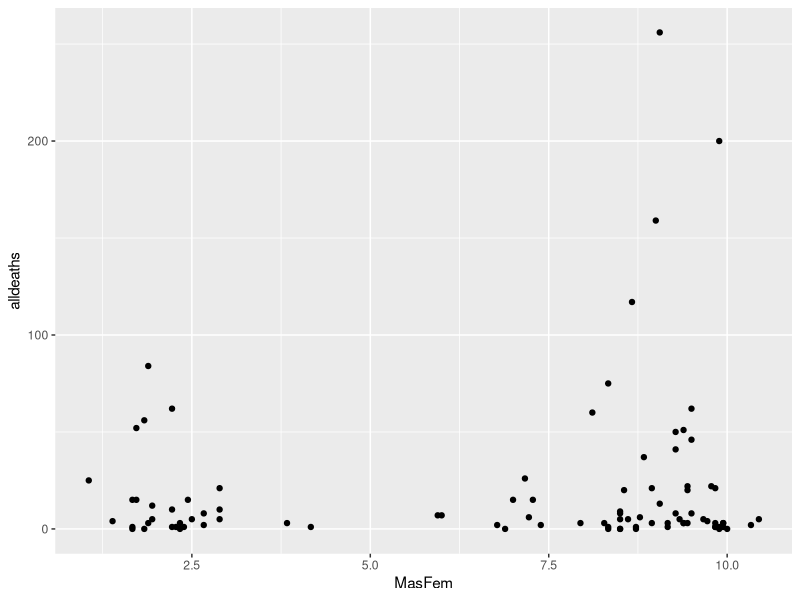
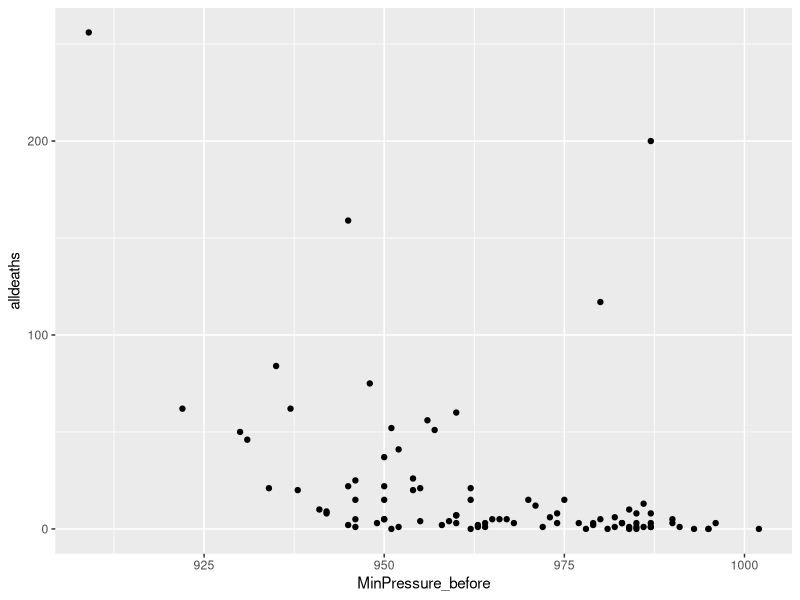
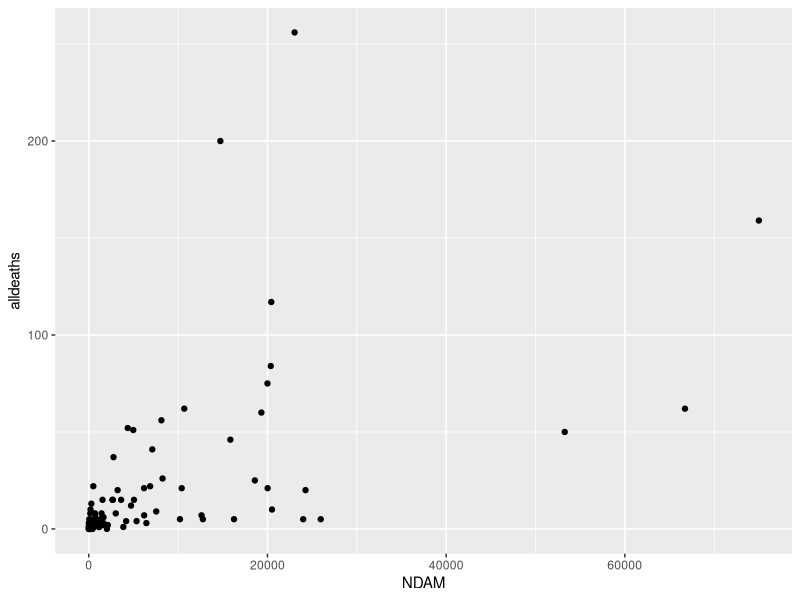
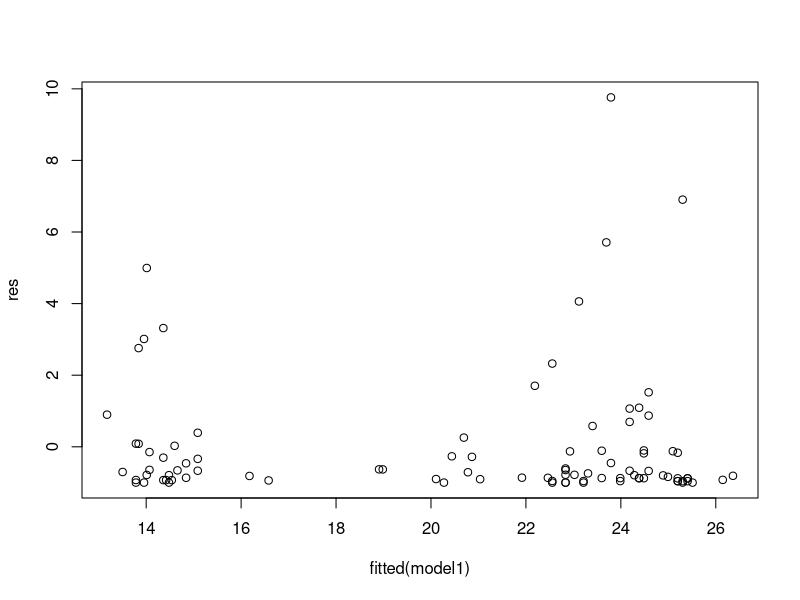
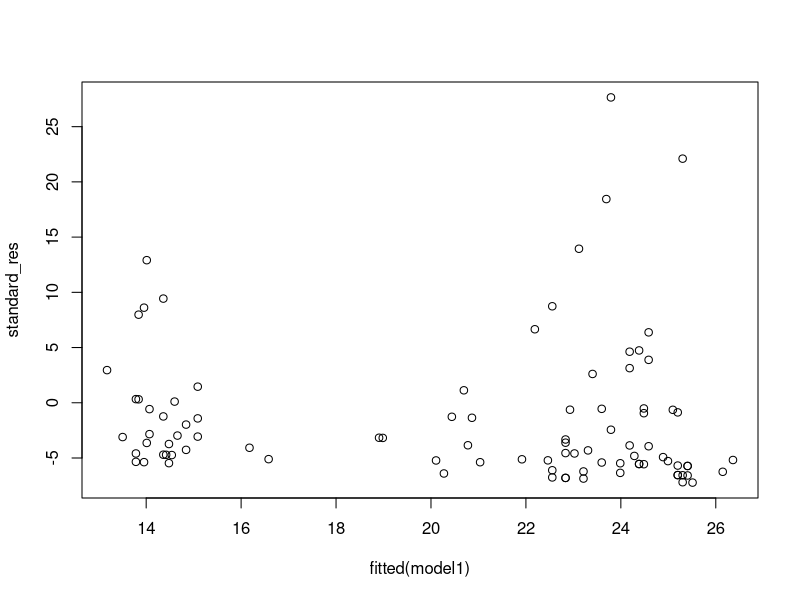

The R source for these figures, in order: (Note: this script raises an error after producing the figures.)
## ---- chunk 1
knitr::opts_chunk$set(echo = TRUE)
library(readxl)
library(tidyverse)
library(readr)
library(skimr) # EDA
## ---- chunk 2
q2 <- read_excel("Assignment1/data/q2.xlsx")
## ---- chunk 3
q2 %>% ggplot(aes(x=MasFem, y=alldeaths)) + geom_point()
q2 %>% ggplot(aes(x=MinPressure_before, y=alldeaths)) + geom_point()
q2 %>% ggplot(aes(x=NDAM, y=alldeaths)) + geom_point()
## ---- chunk 4
model1 <- glm(alldeaths~MasFem, family = poisson, data = q2)
summary(model1)
## ---- chunk 5
res <- model1$residuals
res
plot(fitted(model1), res)
## ---- chunk 6
standard_res <- rstandard(model1)
plot(fitted(model1), standard_res)
## ---- chunk 7
n = 92
k = 1
sum(standard_res^2)/(n-k)

## ---- chunk 8
1-pchisq(sum(standard_res^2), n-k)
## ---- chunk 9
model2 <- glm(alldeaths~MasFem, family = quasipoisson, data = q2)
summary(model2)
## ---- chunk 10
summary(model2)[["dispersion"]]
## ---- chunk 11
q3 <- read_csv("Assignment1/data/q3.csv")
View(q3)
## ---- chunk 12
acs <- acs %>% pivot_wider(names_from = variable, values_from=value)
acs <- acs %>% rename(FIPS = fips)
## ---- chunk 13
combined <- left_join(q3, acs, by='FIPS')
